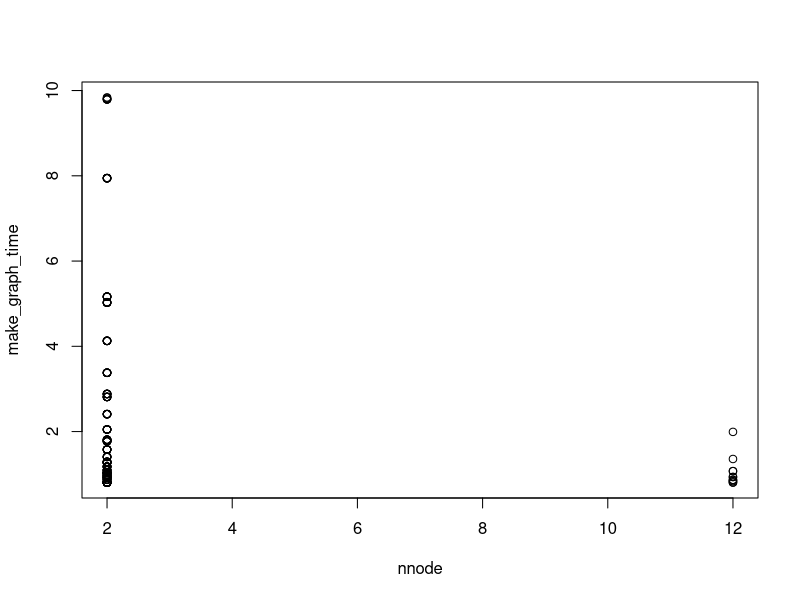
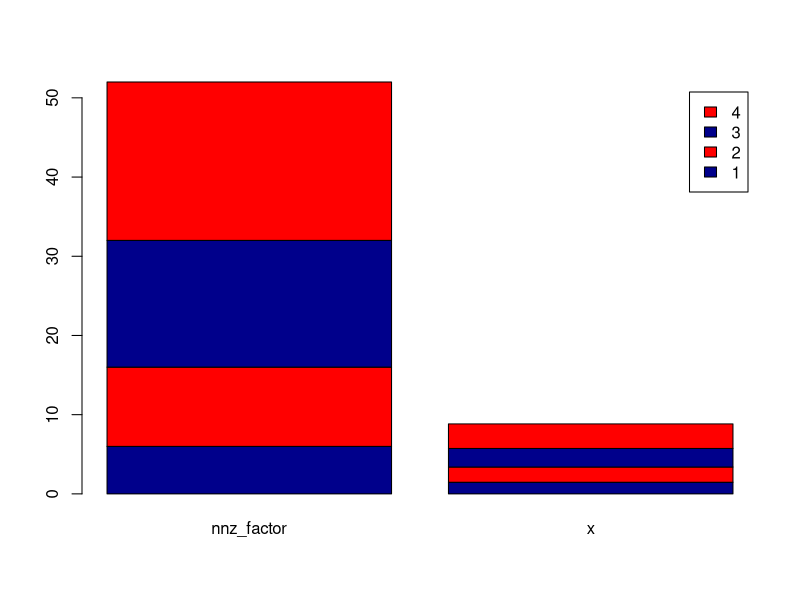

The R source for these figures, in order: (Note: this script raises an error after producing the figures.)
spmv.data<-read.csv("spmv.csv")
attach(spmv.data)

par(mfrow=c(1,1))
plot(nnode, make_graph_time)

counts <- table(spmv.data$nnode,spmv.data$nnz_factor)
mean.make_graph_time = aggregate(make_graph_time, by=list(nnz_factor=nnz_factor), FUN=mean)

barplot(as.matrix(mean.make_graph_time), col=c("darkblue","red"),legend=rownames(mean.make_graph_time))

###############################
# Example: stacked bar plot
###############################
# We want to plot the total time to generate the graph,
# showing the proportions make_graph_time and tuple_to_csr_time

# select the cell we care about
selected <- spmv.data[(nnode==2||nnode==12)&logN==21&nnz_factor==16,]

#avg over nnode since nnode==2 had multiple entries 
#be careful about this. In tableau we would like to export all factors (like trial)
selected.aggr <- aggregate(selected, by=list(nnode=selected$nnode), FUN=mean)

# turn into matrix, which is supported data type of barplot
m <- as.matrix(selected.aggr)

# transpose, since we need the data for each stacked bar to be in a column,
# and values to be in different rows
m.t <- t(m)

# select only the two rows for make_graph_time and tuple_to_csr_time
m.t.sub <- m.t[c("make_graph_time","tuple_to_csr_time"),]

# plot, using the rownames as legend, and nnode to label the bars
barplot(m.t.sub, col=c("darkblue","red"),legend=rownames(m.t.sub),names.arg=m.t["nnode",],xlab="nnodes",ylab="time")

###############################
# Now as a proportions bar plot
###############################

# find total time for each instance
selected.aggr[,"total_time"] = selected.aggr$make_graph_time + selected.aggr$tuple_to_csr_time

#as before...
m <- as.matrix(selected.aggr)
m.t <- t(m)

# normalize
m.t["make_graph_time",] = m.t["make_graph_time",]/m.t["total_time",]
m.t["tuple_to_csr_time",] = m.t["tuple_to_csr_time",]/m.t["total_time",]

#as before...
m.t.sub <- m.t[c("make_graph_time","tuple_to_csr_time"),]
barplot(m.t.sub, col=c("darkblue","red"),legend=rownames(m.t.sub),names.arg=m.t["nnode",],xlab="nnodes",ylab="frac time")
